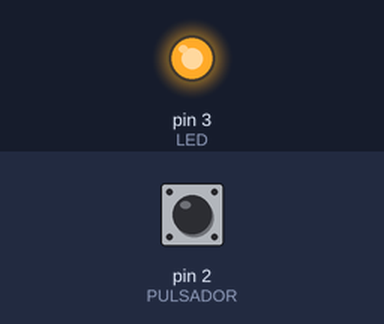
The sketch below on a simulated Arduino Uno, built with avr-gcc and run on an emulated ATmega328P. On the bench: output pins drawn as LEDs (lit = HIGH). The inputs (shaded band) are chosen by the test bench; at power-on: pin 2 (PULSADOR) HIGH.

Above: at 1.2 s.
1.3 s: pin 2 (PULSADOR) pulled LOW for 0.15 s
At 1.8 s:
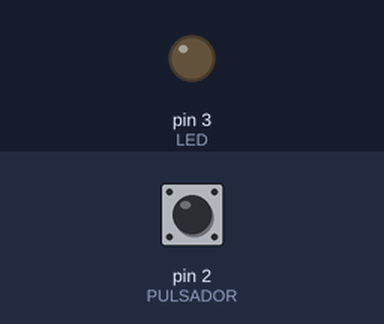
2.9 s: pin 2 (PULSADOR) pulled LOW for 1 s
At 4.2 s:
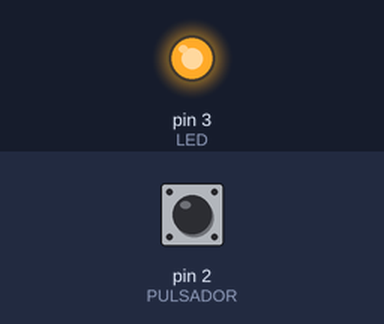
5.4 s: pin 2 (PULSADOR) pulled LOW for 3.2 s
At 9.0 s:
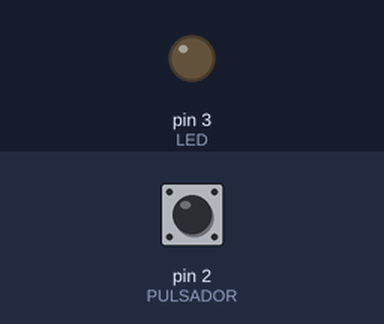
Timing chart, 0 to 10.5 s (numbered marks = the images above; inputs shaded):
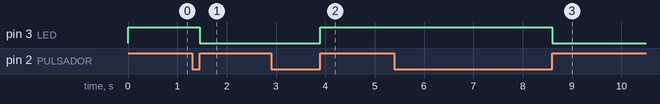

The sketch:

capitulo2.ino
```cpp
int PULSADOR = 2;
int LED=3;
int ESTADO=LOW;

void setup(){

pinMode(PULSADOR, INPUT);
pinMode(LED, OUTPUT);
digitalWrite(LED, LOW);
}

void loop (){
while(digitalRead(PULSADOR) == LOW){
 }

ESTADO = digitalRead(LED);
digitalWrite(LED, !ESTADO);

while(digitalRead(PULSADOR) == HIGH){
 }
}
```

Measured:
- after the input at 1.3 s, pin 3 (LED): HIGH → LOW after 0.15 s
- after the input at 2.9 s, pin 3 (LED): LOW → HIGH after 1.0 s
- after the input at 5.4 s, pin 3 (LED): HIGH → LOW after 3.2 s
